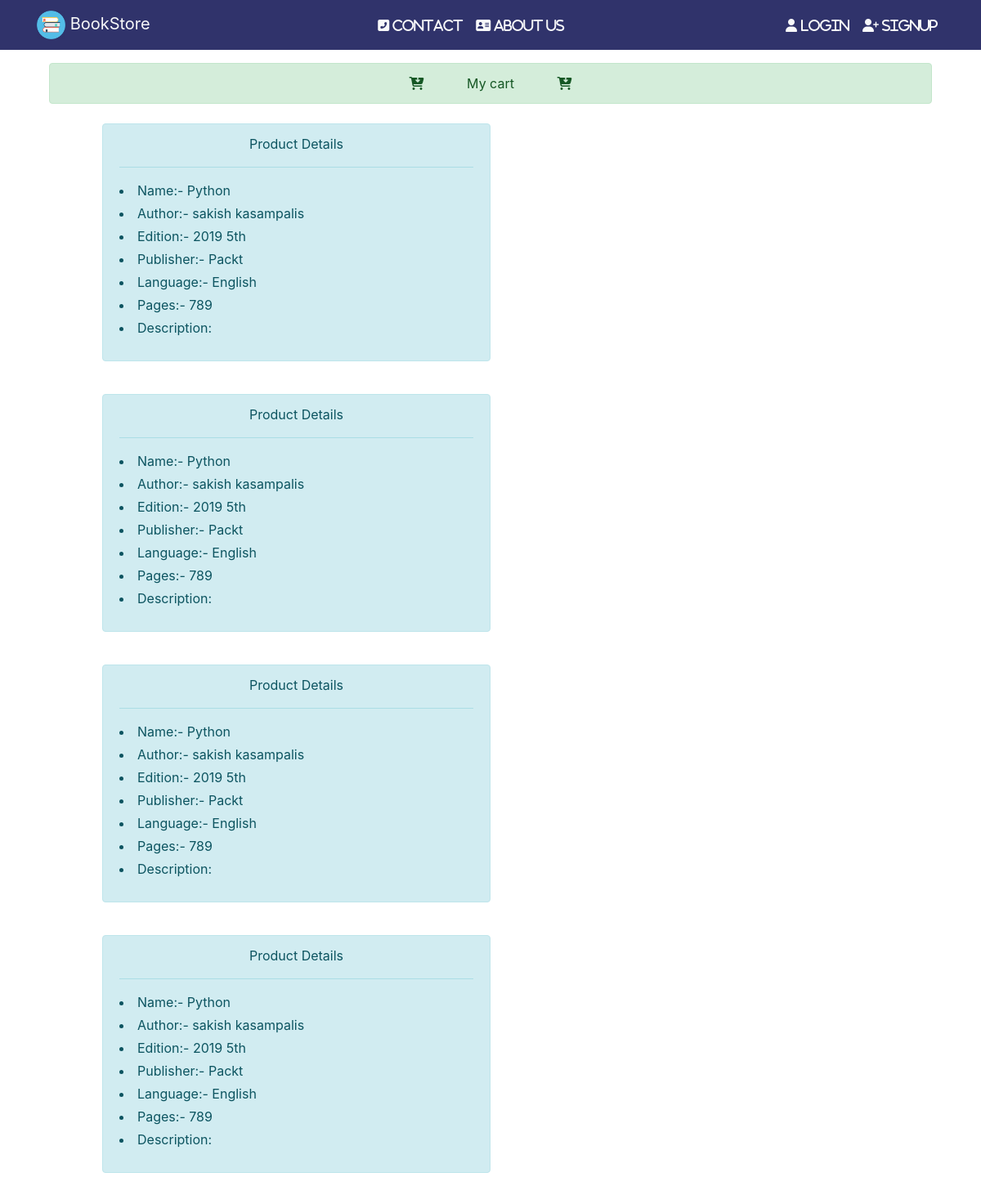
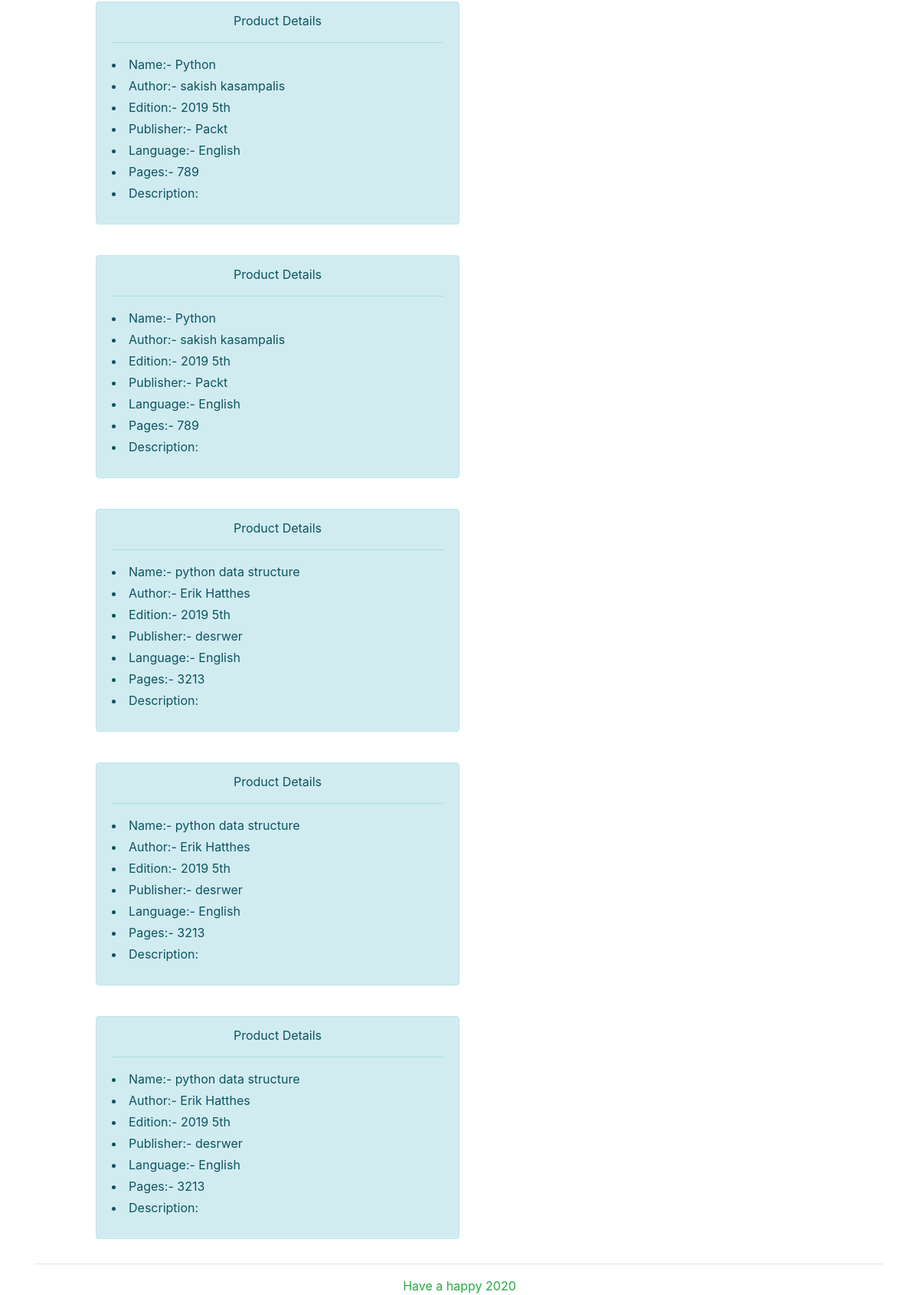
The page /orders/27 on the database as committed earlier (2 pictures, top to bottom).
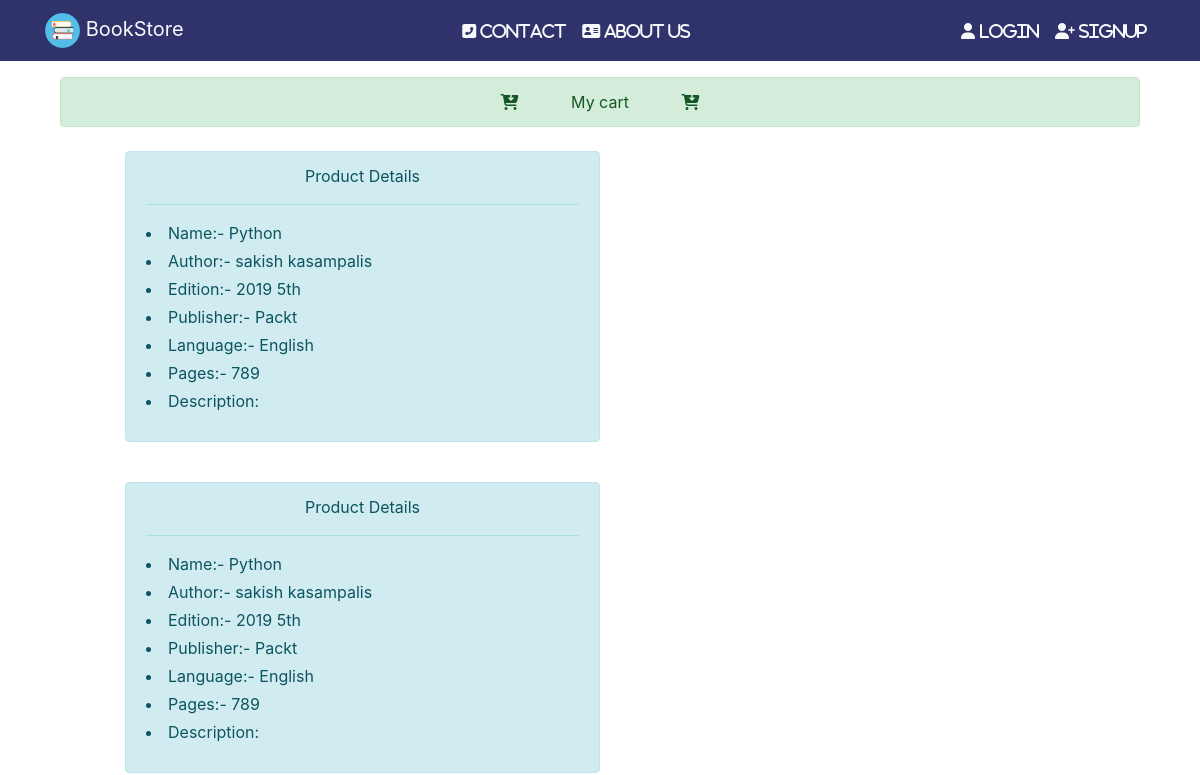
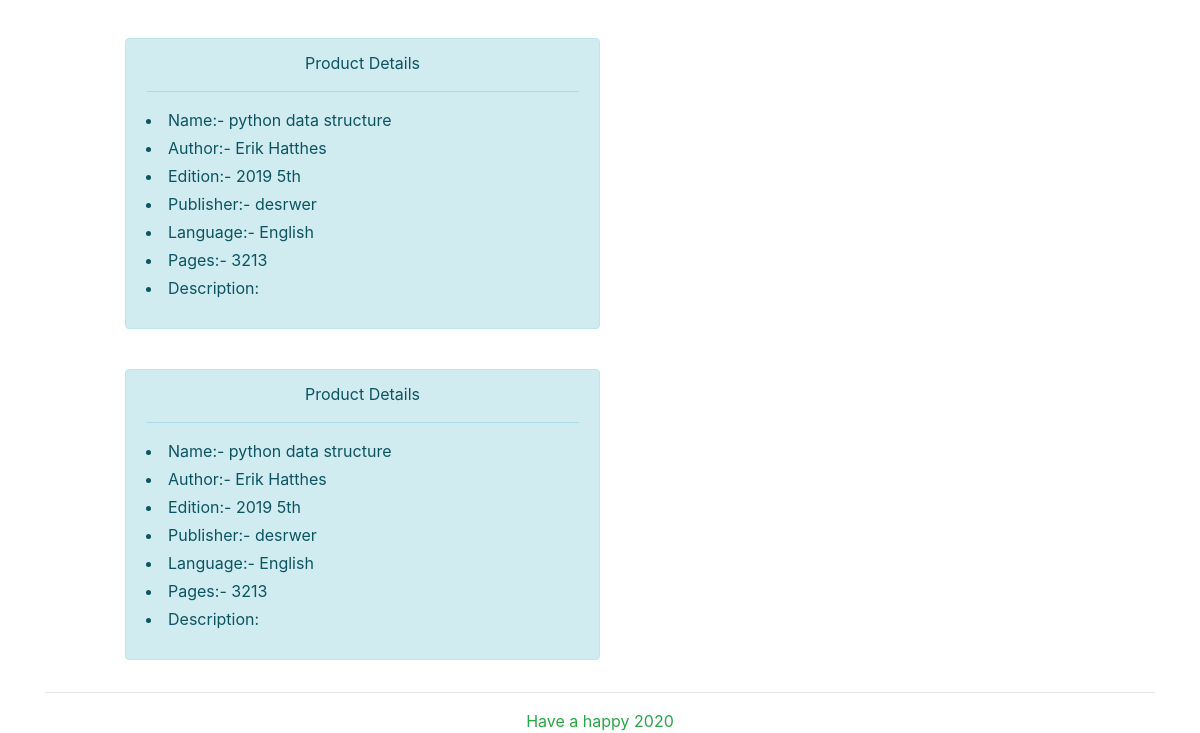
The same page on the database as committed later (2 pictures, top to bottom).
### payment/models.py (models this page shows, shortened)
class Payment(models.Model):
    phone_pay = models.IntegerField(default=0)
    paytm = models.IntegerField(default=0)
    card_holder_name = models.CharField(max_length=60,default='None')
    card_no = models.CharField(max_length=21,default='None')
    product_id= models.IntegerField(default=0)
    master_user_id = models.IntegerField(default=0)
    card_day = models.IntegerField(default=0)
    card_month = models.IntegerField(default=0)
    payment_type = models.CharField(max_length=20)

### books/models.py (models this page shows, shortened)
class Books(models.Model):
    Name = models.TextField()
    publisher = models.CharField(max_length=50)
    book_language = models.CharField(max_length=50)
    descreption = models.CharField(max_length=300)
    edition = models.CharField(max_length=20)
    ISBN = models.IntegerField()
    pages = models.CharField(max_length=50)
    author = models.CharField(max_length=50)
    image = models.ImageField(upload_to='images/')
    price = models.IntegerField(default=1)

### books/views.py (the view)
# urls.py: path('orders/<int:user_id>',views.orders,name='orders'),
def orders(request,user_id):
    payment_info = Payment.objects.filter(master_user_id = user_id)
    products_id = []
    for users in payment_info:
        products_id.append(users.product_id)
    product_info = []
    for products in products_id:
        product_info.append(Books.objects.filter(id=products)[0])
    return render(request,'books/orders.html',{'payment_info':payment_info,"product_info":product_info})

### books/templates/books/orders.html
{% extends 'base.html' %}
{% block content %}
<div class="container">
    <div class="container mt-3">
        <div class="col-12 alert alert-success text-center">
            <i class="fas fa-cart-arrow-down mr-5"></i>   My cart  <i class="fas fa-cart-arrow-down ml-5"></i>
        </div>
    </div>
    {% for product_info in product_info %}
        {% for payment_info in payment_info %}
            <div class="row mt-4">
                <div class="col-1"></div>
                <div class="col-5 text-center alert alert-info mr-3">
                    Product Details <hr>
                    <p>
                        <li class='mt-1 text-left'>Name:- {{product_info.Name}}</li>
                        <li class='mt-1 text-left'>Author:- {{product_info.author}}</li>
                        <li class='mt-1 text-left'>Edition:- {{product_info.edition}}</li>
                        <li class='mt-1 text-left'>Publisher:- {{product_info.publisher}}</li>
                        <li class='mt-1 text-left'>Language:- {{product_info.book_language}}</li>
                        <li class='mt-1 text-left'>Pages:- {{product_info.pages}}</li>
                        <li class='my-1 text-left'>Description: {{product_info.descreption}}</li>
                    </p>
                </div>
                 <div class="col-1"></div>
            </div>
        {% endfor %}
    {% endfor %}
</div>
{% endblock content %}

Rows that differ between the two databases and show on the page:
removed Payment: {{ product_info.Name }} "Python", {{ product_info.author }} "sakish kasampalis", {{ product_info.edition }} "2019 5th", {{ product_info.publisher }} "Packt", {{ product_info.book_language }} "English", {{ product_info.pages }} "789", {{ product_info.Name }} "python data structure", {{ product_info.author }} "Erik Hatthes", {{ product_info.publisher }} "desrwer", {{ product_info.pages }} "3213"
removed Payment: {{ product_info.Name }} "Python", {{ product_info.author }} "sakish kasampalis", {{ product_info.edition }} "2019 5th", {{ product_info.publisher }} "Packt", {{ product_info.book_language }} "English", {{ product_info.pages }} "789", {{ product_info.Name }} "python data structure", {{ product_info.author }} "Erik Hatthes", {{ product_info.publisher }} "desrwer", {{ product_info.pages }} "3213"
removed Payment: {{ product_info.Name }} "Python", {{ product_info.author }} "sakish kasampalis", {{ product_info.edition }} "2019 5th", {{ product_info.publisher }} "Packt", {{ product_info.book_language }} "English", {{ product_info.pages }} "789", {{ product_info.Name }} "python data structure", {{ product_info.author }} "Erik Hatthes", {{ product_info.publisher }} "desrwer", {{ product_info.pages }} "3213"
added Payment: {{ product_info.Name }} "Python", {{ product_info.author }} "sakish kasampalis", {{ product_info.edition }} "2019 5th", {{ product_info.publisher }} "Packt", {{ product_info.book_language }} "English", {{ product_info.pages }} "789", {{ product_info.Name }} "python data structure", {{ product_info.author }} "Erik Hatthes", {{ product_info.publisher }} "desrwer", {{ product_info.pages }} "3213"
added Payment: {{ product_info.Name }} "Python", {{ product_info.author }} "sakish kasampalis", {{ product_info.edition }} "2019 5th", {{ product_info.publisher }} "Packt", {{ product_info.book_language }} "English", {{ product_info.pages }} "789", {{ product_info.Name }} "python data structure", {{ product_info.author }} "Erik Hatthes", {{ product_info.publisher }} "desrwer", {{ product_info.pages }} "3213"
